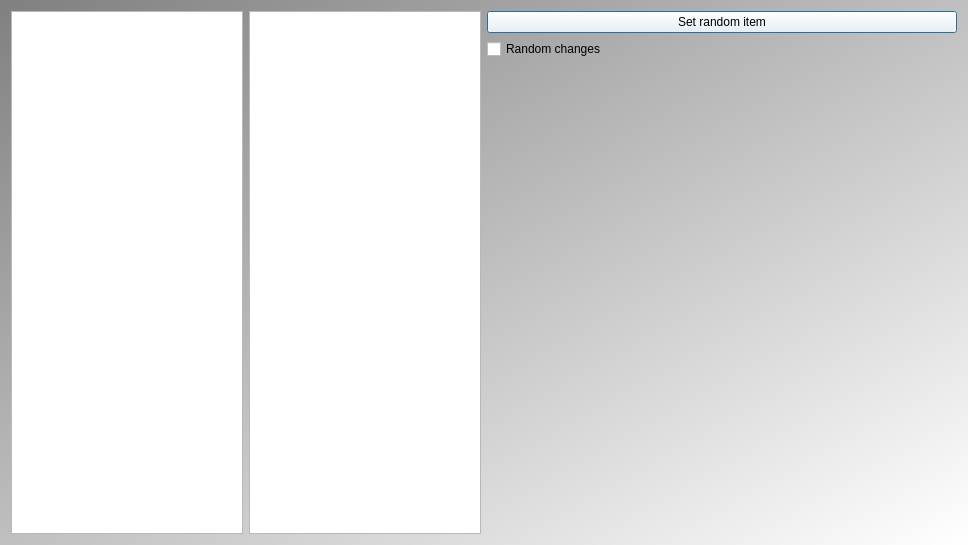
<?xml version="1.0" encoding="UTF-8"?>
<ui version="4.0">
 <class>QtTestQtRoundedRectItemModifyDialog</class>
 <widget class="QDialog" name="QtTestQtRoundedRectItemModifyDialog">
  <property name="geometry">
   <rect>
    <x>0</x>
    <y>0</y>
    <width>968</width>
    <height>545</height>
   </rect>
  </property>
  <property name="windowTitle">
   <string>TestQtRoundedRectItem</string>
  </property>
  <property name="windowIcon">
   <iconset resource="TestQtRoundedRectItem.qrc">
    <normaloff>:/images/TestQtRoundedRectItemIcon.png</normaloff>:/images/TestQtRoundedRectItemIcon.png</iconset>
  </property>
  <property name="styleSheet">
   <string notr="true">QDialog { 
background-color: qlineargradient(x1: 0, y1: 0, x2: 1, y2: 1, stop: 0  #808080, stop: 1 #ffffff);
}
QPushButton { background-color: rgb(255, 255, 255);  }
QPushButton { color: rgb(0,0,0); }</string>
  </property>
  <layout class="QGridLayout" name="gridLayout">
   <item row="0" column="0" rowspan="3">
    <widget class="QGraphicsView" name="view_left">
     <property name="sizePolicy">
      <sizepolicy hsizetype="Expanding" vsizetype="Expanding">
       <horstretch>1</horstretch>
       <verstretch>0</verstretch>
      </sizepolicy>
     </property>
    </widget>
   </item>
   <item row="0" column="1" rowspan="3">
    <widget class="QGraphicsView" name="view_right">
     <property name="sizePolicy">
      <sizepolicy hsizetype="Expanding" vsizetype="Expanding">
       <horstretch>1</horstretch>
       <verstretch>0</verstretch>
      </sizepolicy>
     </property>
    </widget>
   </item>
   <item row="0" column="2" colspan="2">
    <widget class="QPushButton" name="button_set_item">
     <property name="text">
      <string>Set random item</string>
     </property>
    </widget>
   </item>
   <item row="2" column="2">
    <widget class="QWidget" name="widget_left" native="true">
     <property name="sizePolicy">
      <sizepolicy hsizetype="Preferred" vsizetype="Preferred">
       <horstretch>1</horstretch>
       <verstretch>0</verstretch>
      </sizepolicy>
     </property>
    </widget>
   </item>
   <item row="2" column="3">
    <widget class="QWidget" name="widget_right" native="true">
     <property name="sizePolicy">
      <sizepolicy hsizetype="Preferred" vsizetype="Preferred">
       <horstretch>1</horstretch>
       <verstretch>0</verstretch>
      </sizepolicy>
     </property>
    </widget>
   </item>
   <item row="1" column="2" colspan="2">
    <widget class="QCheckBox" name="box_change">
     <property name="text">
      <string>Random changes</string>
     </property>
    </widget>
   </item>
  </layout>
 </widget>
 <resources>
  <include location="TestQtRoundedRectItem.qrc"/>
 </resources>
 <connections/>
</ui>
